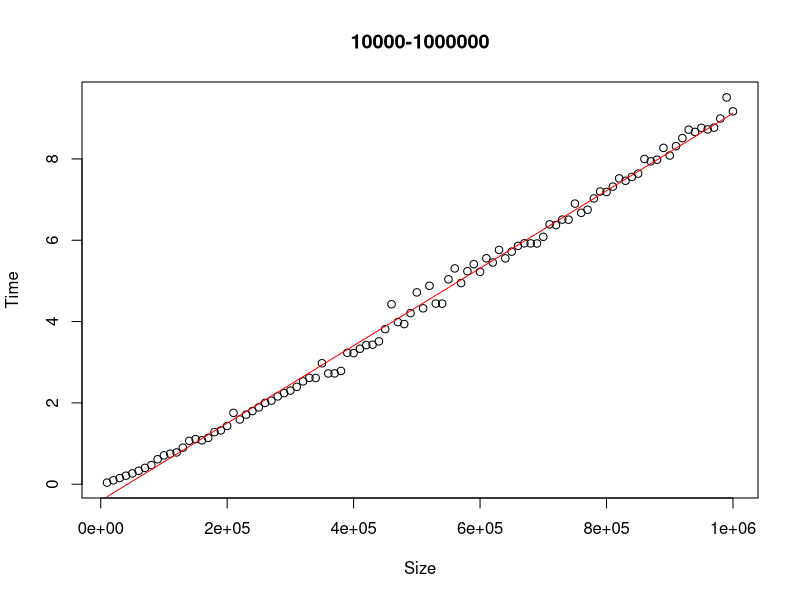
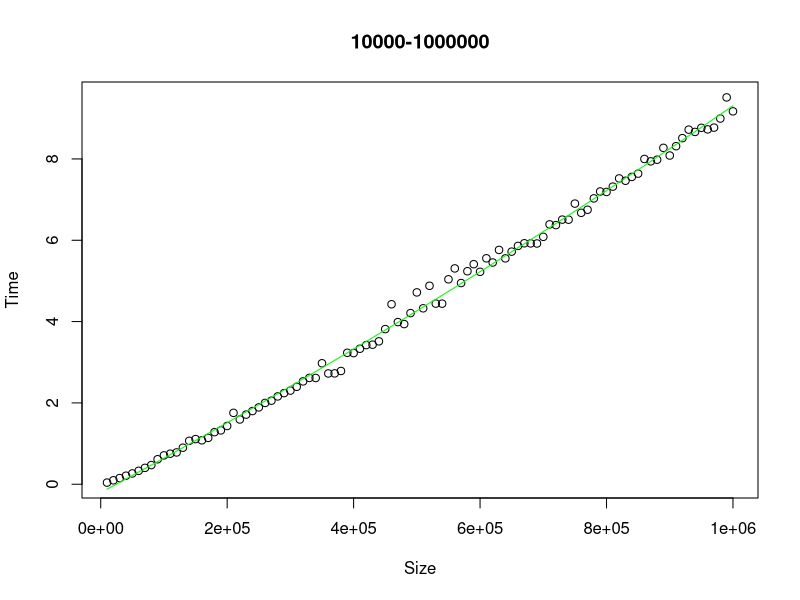
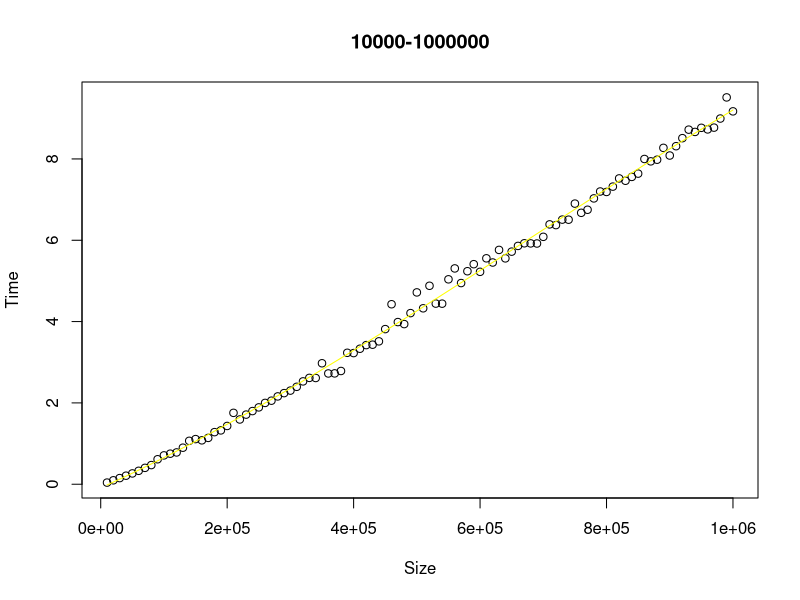
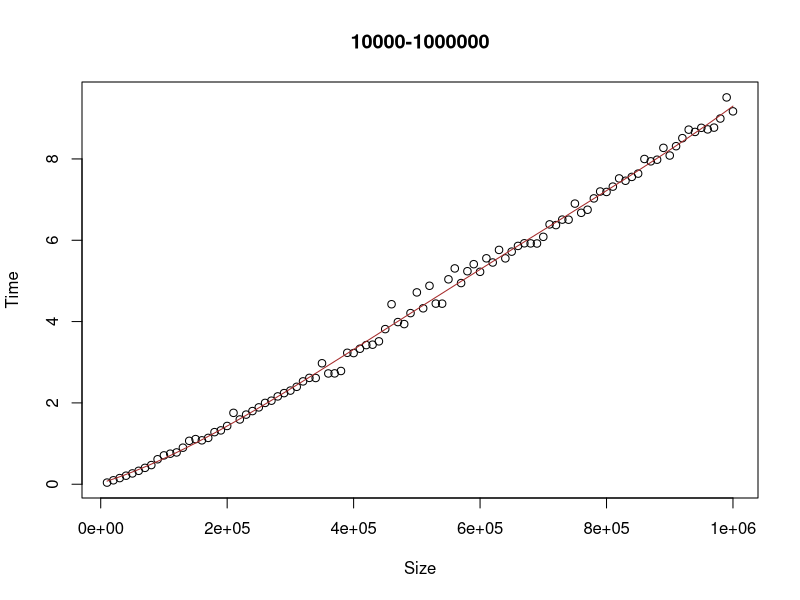
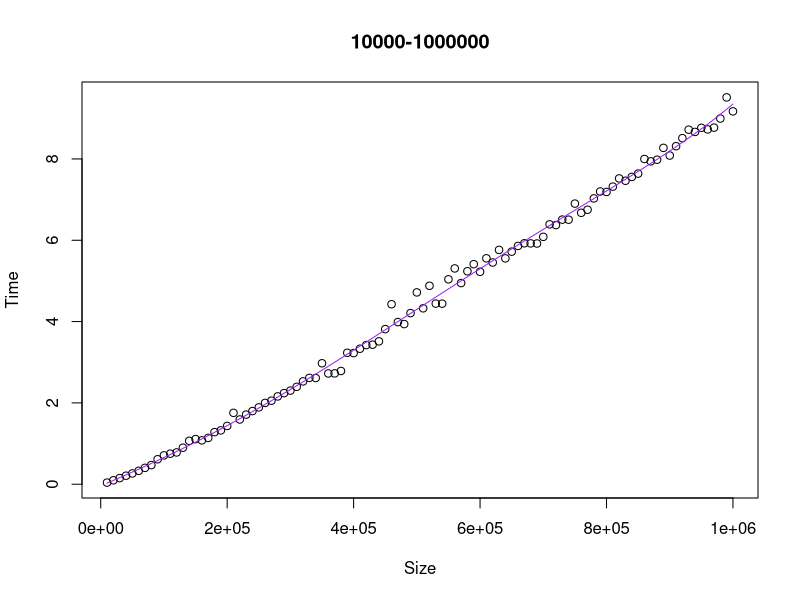
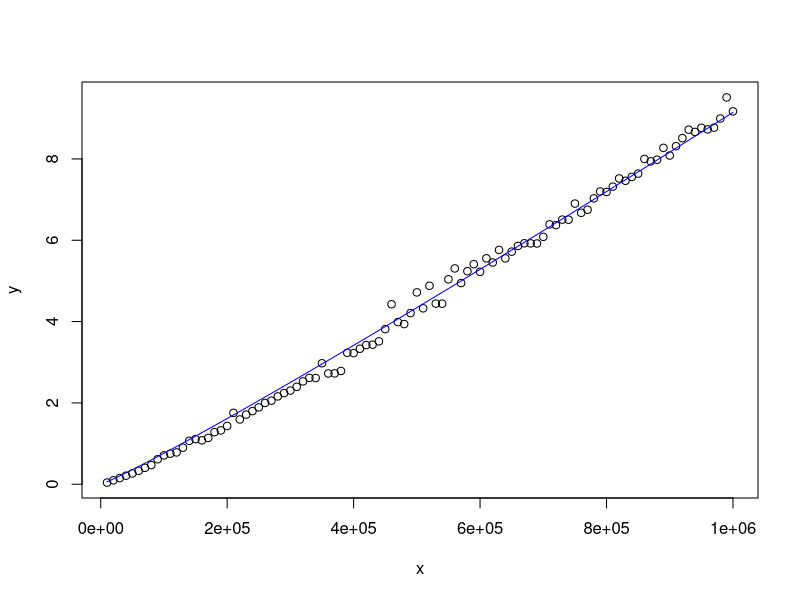
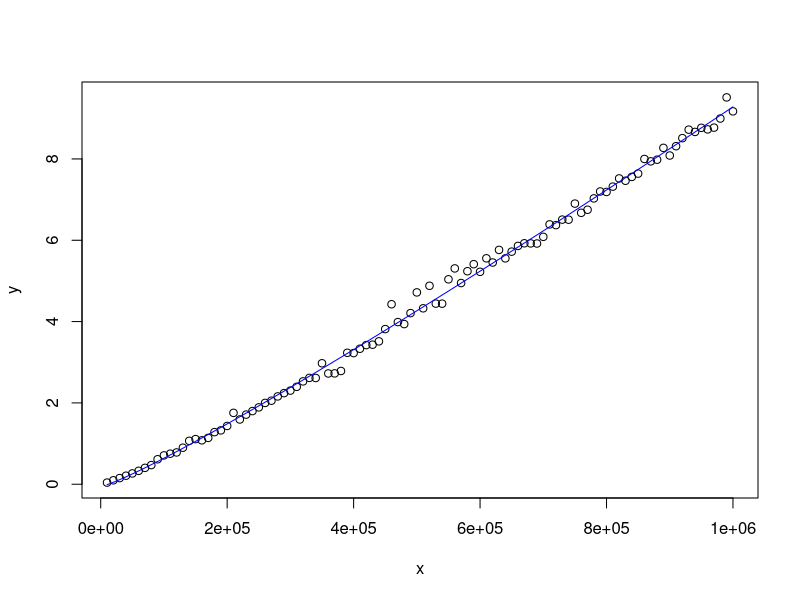
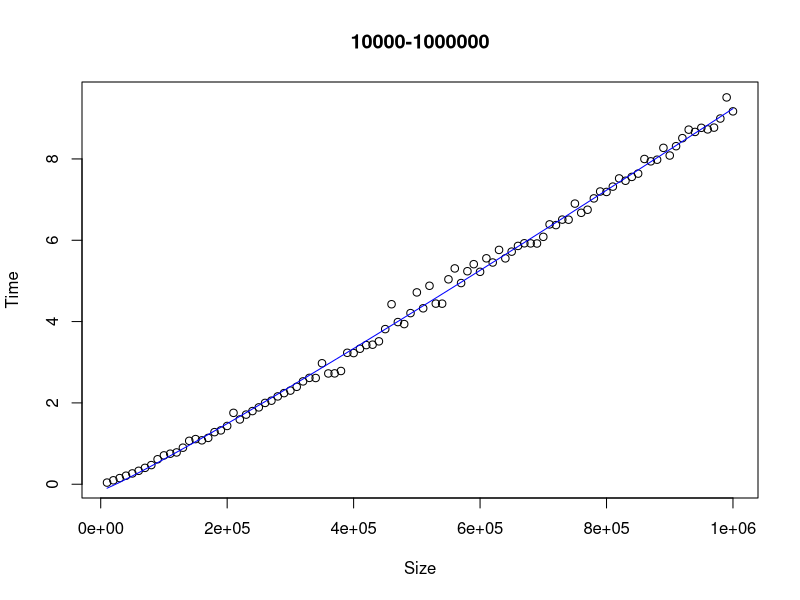

The R script that drew these images, in order:
a1 = read.csv("out11.csv",header = F)
View(a1)
colnames(a1)= c("size","time")
ylm = lm(time~size,data=a1)
plot(a1$size,a1$time,xlab = "Size", ylab = "Time",pch=21, main = "10000-1000000")
lines(a1$size,ylm$fitted.values, col="red")
summary(ylm)
ylm$coefficients

fit2=lm(time~poly(size,2,raw = T),data=a1)
summary(fit2)
plot(a1$size,a1$time,xlab = "Size", ylab = "Time",pch=21,main = "10000-1000000" )
lines(a1$size,fit2$fitted.values, col="green")
fit2$coefficients

fit3=lm(time~poly(size,3,raw=T),data=a1)
summary(fit3)
plot(a1$size,a1$time,xlab = "Size", ylab = "Time",pch=21, main = "10000-1000000")
lines(a1$size,fit3$fitted.values, col="yellow")
fit3$coefficients

fit4=lm(time~poly(size,4,raw = T),data=a1)
summary(fit4)
plot(a1$size,a1$time,xlab = "Size", ylab = "Time",pch=21,main = "10000-1000000" )
lines(a1$size,fit4$fitted.values, col="brown")
fit4$coefficients

fit5=lm(time~poly(size,5,raw = T),data=a1)
summary(fit5)
plot(a1$size,a1$time,xlab = "Size", ylab = "Time",pch=21,main = "10000-1000000" )
lines(a1$size,fit5$fitted.values, col="purple")
fit5$coefficients


x = a1$size
y = a1$time
plot(x,y)
p1 = 0.00001
fit1 = nls(y~p1*x*log2(x),start = list(p1=p1))
summary(fit1)
new1 = data.frame(xdata = seq(min(x),max(x),len=100))
lines(new1$xdata, predict(fit1,newdata = new1), col="blue",main = "10000-1000000" )

plot(x,y)
p1 = 0.00001
p2 = 0.00001
p3 = 0.00001
fit11 = nls(y~p1*x*log2(x) - p2*x - p3*log2(x) ,start = list(p1=p1,p2=p2,p3=p3))
summary(fit11)
new1 = data.frame(xdata = seq(min(x),max(x),len=100))
lines(new1$xdata, predict(fit11,newdata = new1), col="blue",main = "10000-1000000" )

ylm2= lm(time~I(size*log2(size) - size - log2(size)),data=a1)
plot(a1$size,a1$time,xlab = "Size", ylab = "Time",pch=21, main = "10000-1000000")
lines(a1$size,ylm2$fitted.values, col="blue")
summary(ylm2)
ylm2$coefficients

ylm3= lm(time~I(size*log2(size)),data=a1)
plot(a1$size,a1$time,xlab = "Size", ylab = "Time",pch=21, main = "10000-1000000")
lines(a1$size,ylm3$fitted.values, col="green")
summary(ylm3)
ylm3$coefficients

